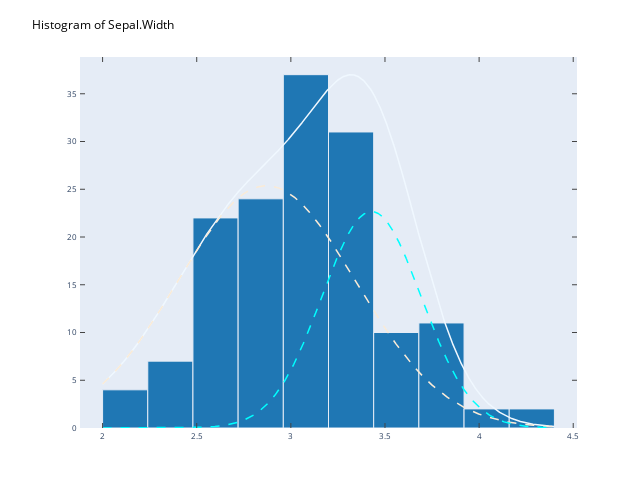

Notebook code cell kept with this figure:
### Markdown cell above
Interaction avec **Plotly** (service de visualisation en ligne) :

### Code cell
import plotly.tools as tls

fig = cluster.hist(variables=["Sepal.Width"], show=False)
plotly_fig = tls.mpl_to_plotly(fig, resize=True, strip_style=True)
plotly_fig.show()

### Figure 1 — Plotly figure (JSON) as saved in the notebook; plotly's stock layout.template omitted (floating-point values rounded to 4 significant figures; data arrays with more than 128 entries replaced by an {"elided": "..."} marker saying what was removed)
{"data": [{"line": {"color": "rgba (240, 248, 255, 1)", "dash": "solid", "width": 1.5}, "mode": "lines", "name": "_child10", "type": "scatter", "x": {"elided": "10000 float values"}, "xaxis": "x", "y": {"elided": "10000 float values"}, "yaxis": "y"}, {"line": {"color": "rgba (250, 235, 215, 1)", "dash": "dash", "width": 1.5}, "mode": "lines", "name": "_child11", "type": "scatter", "x": {"elided": "10000 float values"}, "xaxis": "x", "y": {"elided": "10000 float values"}, "yaxis": "y"}, {"line": {"color": "rgba (0, 255, 255, 1)", "dash": "dash", "width": 1.5}, "mode": "lines", "name": "_child12", "type": "scatter", "x": {"elided": "10000 float values"}, "xaxis": "x", "y": {"elided": "10000 float values"}, "yaxis": "y"}, {"marker": {"color": "#1F77B4", "line": {"width": 1}}, "opacity": 1, "orientation": "v", "type": "bar", "x": [2.12, 2.36, 2.6, 2.84, 3.08, 3.32, 3.56, 3.8, 4.04, 4.28], "xaxis": "x", "y": [4, 7, 22, 24, 37, 31, 10, 11, 2, 2], "yaxis": "y"}], "layout": {"autosize": false, "bargap": 0, "height": 480, "hovermode": "closest", "margin": {"b": 52, "l": 80, "pad": 0, "r": 63, "t": 57}, "showlegend": false, "title": {"font": {"color": "#000000", "size": 12}, "text": "Histogram of Sepal.Width"}, "width": 640, "xaxis": {"anchor": "y", "domain": [0, 1], "mirror": "ticks", "nticks": 8, "range": [1.88, 4.52], "showgrid": false, "showline": true, "side": "bottom", "tickfont": {"size": 8}, "ticks": "inside", "type": "linear", "zeroline": false}, "yaxis": {"anchor": "x", "domain": [0, 1], "mirror": "ticks", "nticks": 9, "range": [0, 38.85], "showgrid": false, "showline": true, "side": "left", "tickfont": {"size": 8}, "ticks": "inside", "type": "linear", "zeroline": false}}}
